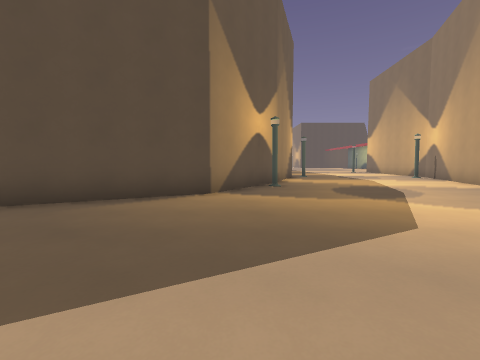
view 1 (above)

17 first-person views from a walk through a Godot game level. The camera is 1.4 m above the floor, tilts 4° down and sees 90° across. The floor is counted in squares, 2 m on a side. Each view is taken from the middle of a square. On the plan, view 1 faces up. The plan holds only what a view shows up to about 9 squares ahead; the rest is blank. The place goes on beyond the plan.

view 2
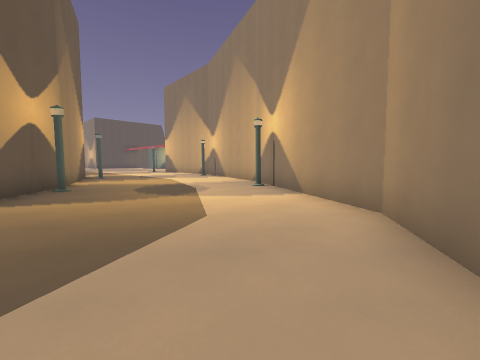

view 3
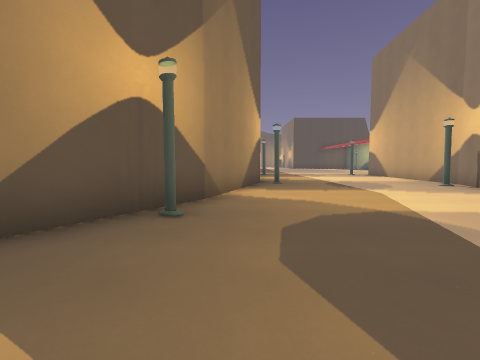

view 4
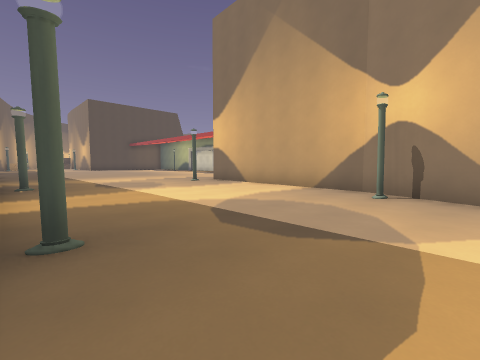

view 5
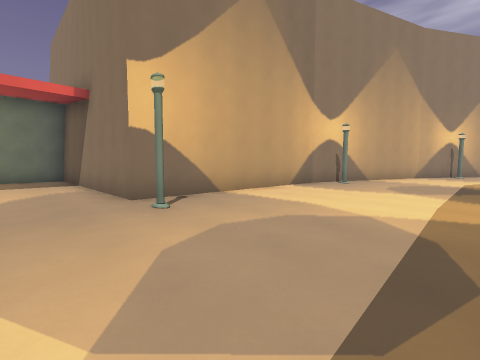

view 6
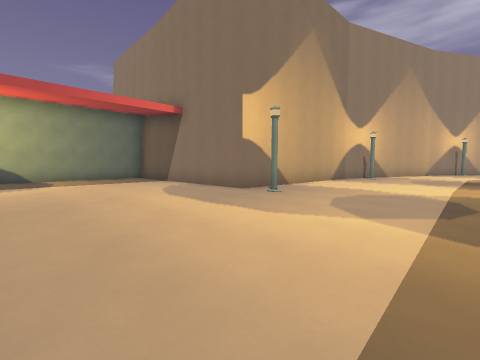

view 7
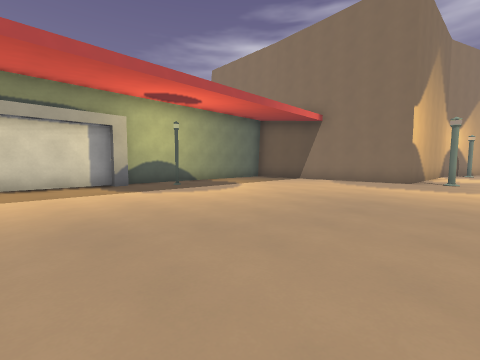

view 8
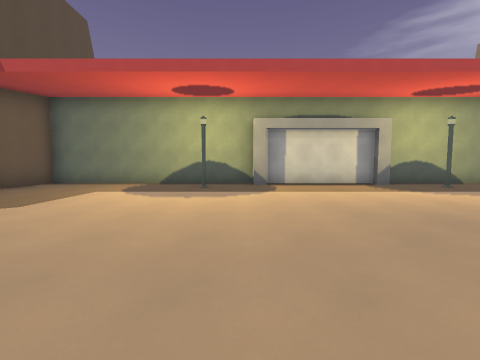

view 9
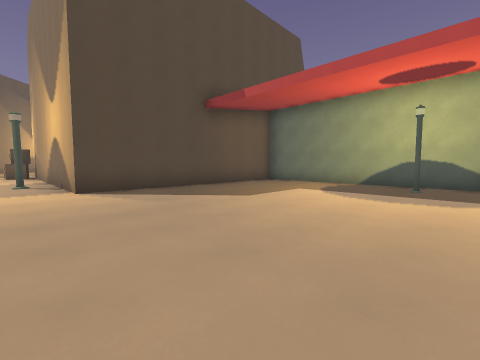

view 10
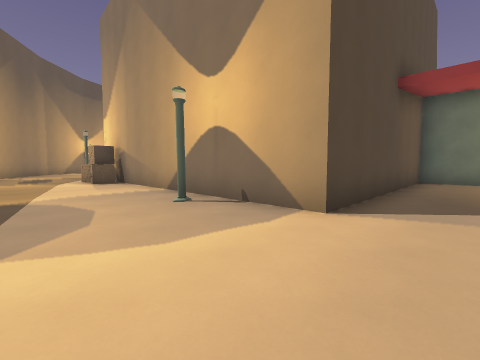

view 11
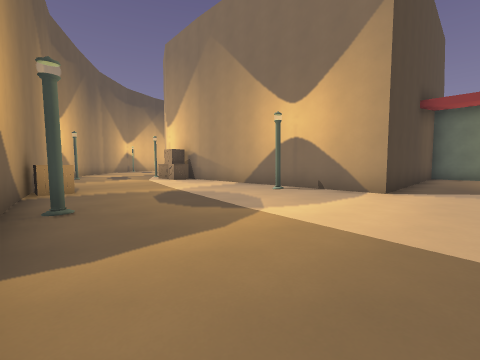

view 12
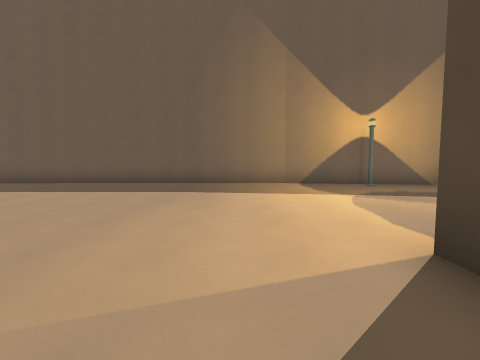

view 13
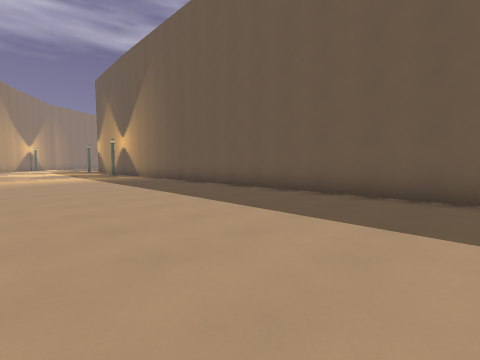

view 14
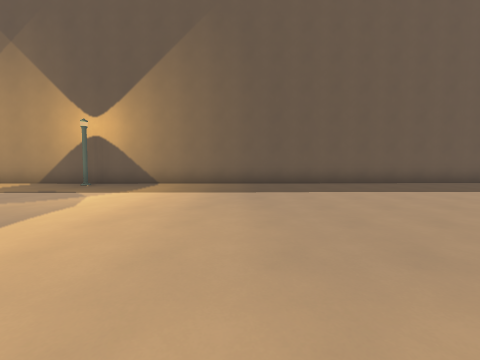

view 15
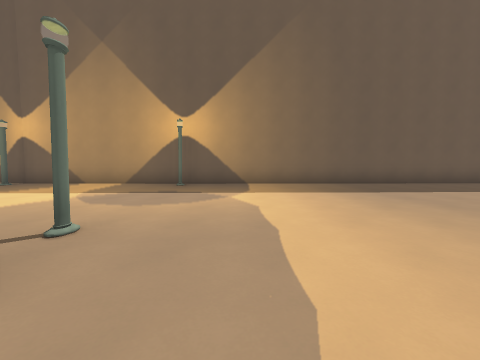

view 16
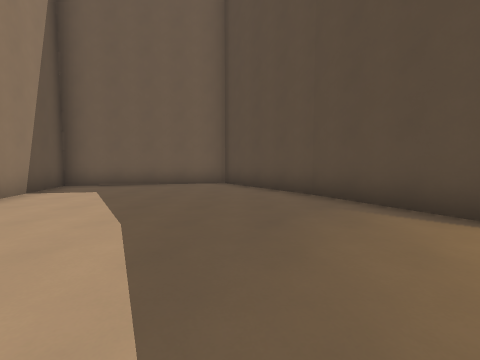

view 17
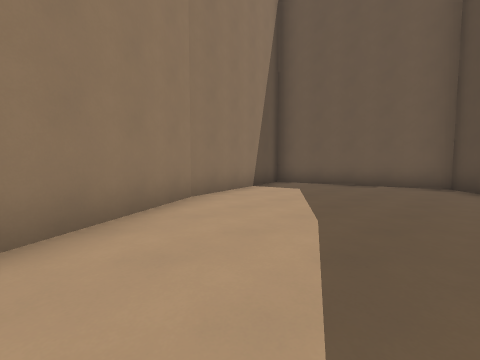

### Floor plan
Points are (right, up) in squares from view 1. A wall is a line through its corners. A room is listed if a view was taken in it or the views show most of it. See-through windows are left out.
Room 1 (views 1, 2, 3, 4, 5, 6, 7, 8, 9, 10, 11, 12, 13, 14, 15, 16, 17)
walls: (15.7, 25.1) (15.7, 25.6); (2.9, 13.6) (3, 12.5); (16.4, 21.5) (16.4, 25); (15.9, 25.5) (15.9, 29.1); (16.4, 18.5) (16.4, 20); (2.8, 12.7) (1.3, 8.6); (15.7, 29.1) (15.7, 29.6); (16.4, 29.5) (16.4, 36.5) (9.2, 36.5) (9.2, 42.9); (1.3, 8.7) (-0.7, 5.5) (-4.4, 3.6); (7.6, 7.5) (9.3, 12) (9.6, 18.2) (16, 18.2); (2.4, 36.6) (2.9, 14); (3.4, 42.4) (2.6, 36.5); (-4.2, 3.7) (-7.4, 1.5) (-6.4, -3.4) (-1.7, -2.2); (3.6, 44) (3.4, 42.6); (4.2, 45.4) (3.9, 44.2); (-1.9, -2.3) (3.8, 1) (6.7, 5.6)
objects: streetlight (1, 7); streetlight (3, 12); streetlight (3, 18); streetlight (4, 39); crate (4, 42); streetlight (6, 5); streetlight (8, 11); streetlight (8, 39); crate (8, 45); streetlight (9, 18); crate (9, 44); crate (9, 45); streetlight (15, 24); streetlight (15, 31)

Where each view was taken, in squares from view 1:
view 1: 0 up, 0 right, facing up
view 2: 0 up, 0 right, facing up-right
view 3: 4 up, 2 right, facing up
view 4: 10 up, 3 right, facing up-right
view 5: 20 up, 5 right, facing down-right
view 6: 23 up, 5 right, facing down-right
view 7: 28 up, 8 right, facing down-right
view 8: 30 up, 8 right, facing right
view 9: 30 up, 8 right, facing up-right
view 10: 35 up, 6 right, facing up-right
view 11: 35 up, 3 right, facing up-right
view 12: 35 up, 11 right, facing left
view 13: 33 up, 8 right, facing down-left
view 14: 23 up, 11 right, facing left
view 15: 20 up, 11 right, facing left
view 16: 2 up, 1 right, facing left
view 17: 2 up, 1 right, facing down-left
